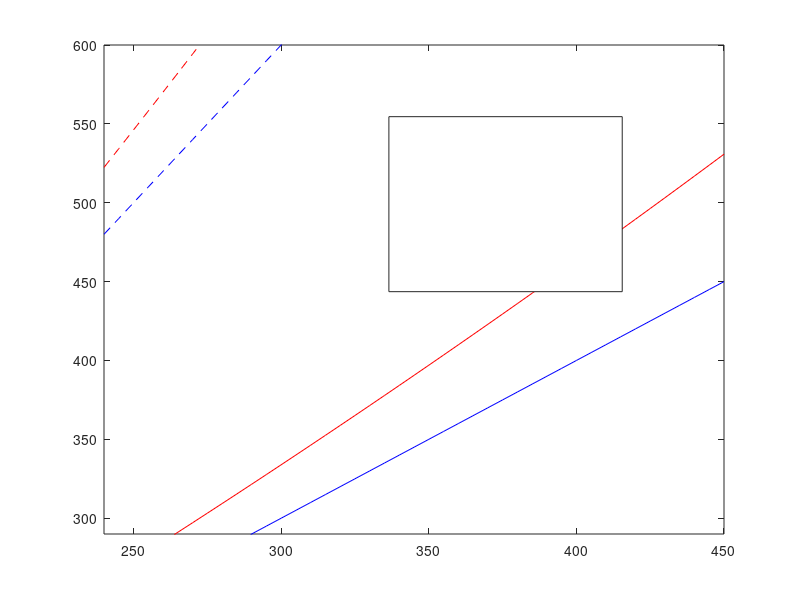

The MATLAB script that drew this image: (Note: this script raises an error after producing the figure.)
Em = [290:2:600];
Ex = [240:5:450];

contour(Ex, Em, ones(length(Em), length(Ex)));
freq = 3382;
Ram1 = 1./(1./Ex - freq/(10^7));
Ray1 = Ex;
Ray2 = 2.*Ex;
Ram2 = 2.*Ram1;

hold on
plot(Ex, Ram1, 'r-');
hold on
plot(Ex, Ram2, 'r--');hold on
plot(Ex, Ray1, 'b-'); hold on
plot (Ex, Ray2, 'b--')

legend('','Ram1', 'Ram2', 'Ray1', 'Ray2')
xlim([240 450])
ylim([290 600])
xlabel('Ex')
ylabel('Em')